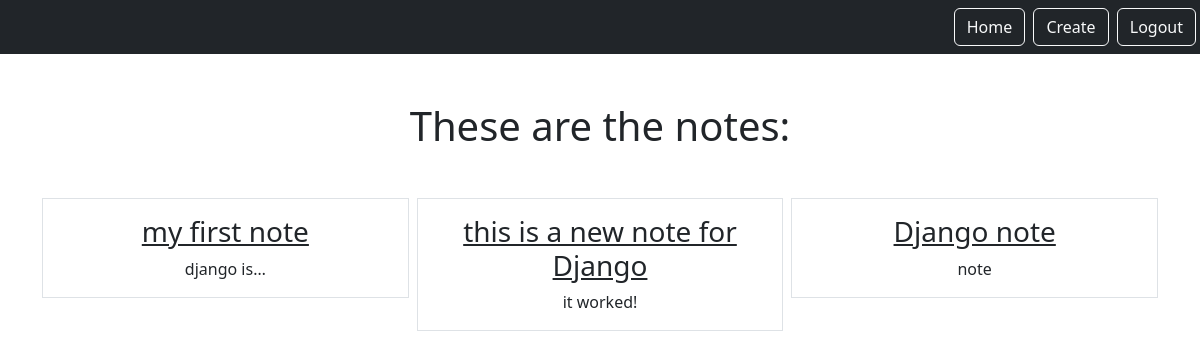
Page /smart/notes (signed in) on the committed database.
### notes/models.py (models this page shows)
class Notes(models.Model):
    title = models.CharField(max_length=200)
    text = models.TextField()
    created = models.DateField(auto_now_add=True)
    user = models.ForeignKey(User, on_delete=models.CASCADE, related_name="notes")

### notes/views.py (the view)
# urls.py: path('notes', views.NotesListView.as_view(), name="notes.list"),
class NotesListView(LoginRequiredMixin, ListView):
    model = Notes
    context_object_name = "notes"
    template_name = "notes/notes_list.html"
    login_url = "/admin"
    def get_queryset(self):
        return self.request.user.notes.all()

### notes/templates/notes/notes_list.html
{% extends "base.html" %}
{% block content %}
    <h1 class="my-5">These are the notes:</h1>
    <div class="row row-cols3 g-2">
        {% for note in notes %}
        <div class="col">
            <div class="p-3 border">
                <a href="{% url 'notes.detail' pk=note.id %}" class="text-dark text-decoration-non">
                    <h3>{{note.title}}</h3>
                </a>
                {{note.text|truncatechars:10}}
            </div>
        </div>
        {% endfor %}
    </div>
{% endblock %}

### rows in the picture
Notes: title "my first note", text "django is…"
Notes: title "this is a new note for Django", text "it worked!"
Notes: title "Django note", text "note"
